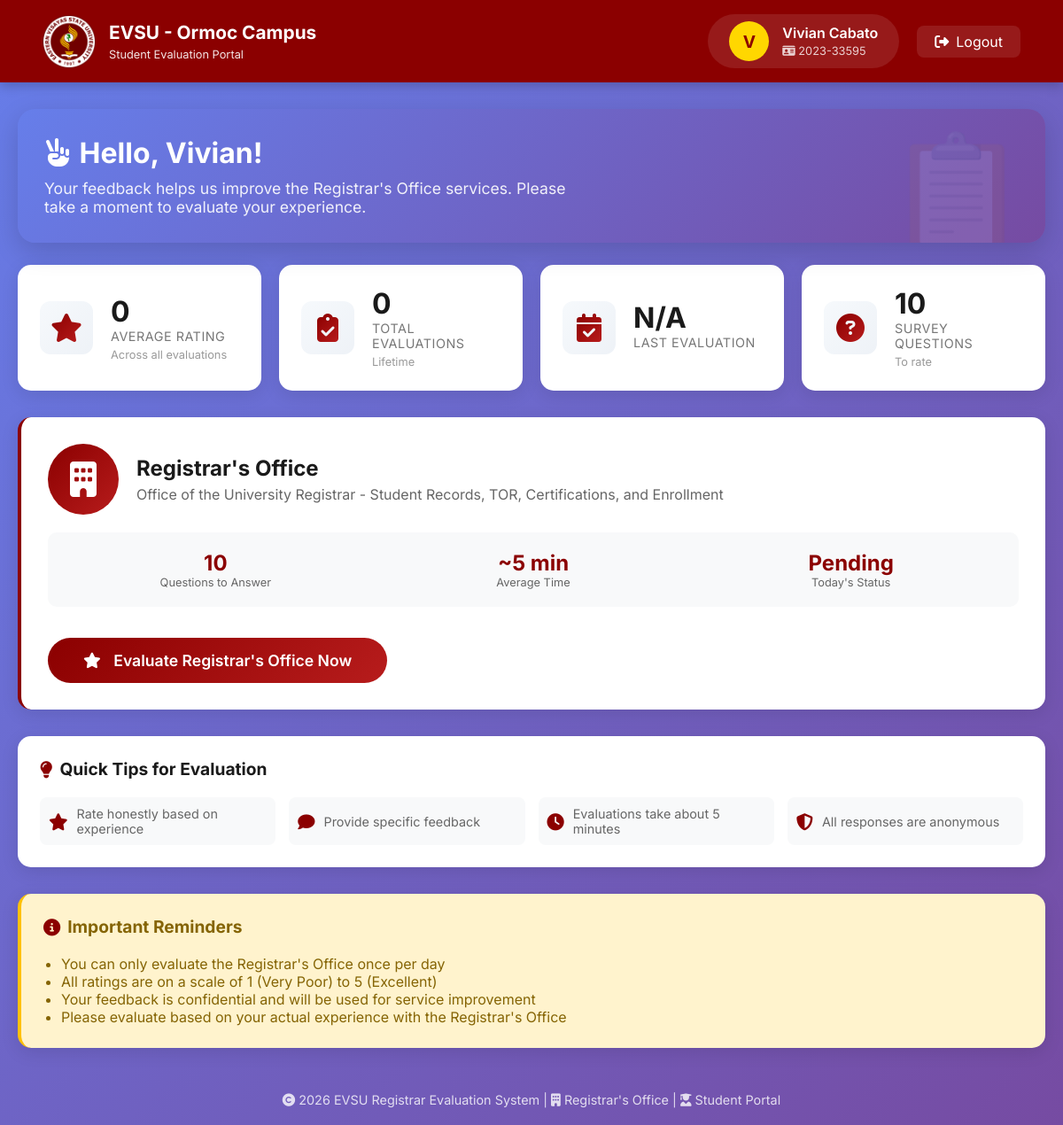
Page /student/index.php (signed in) on the committed database.
### tables this page shows
CREATE TABLE `users` (
  `id` int(11) NOT NULL,
  `username` varchar(50) NOT NULL,
  `password` varchar(255) NOT NULL,
  `email` varchar(100) NOT NULL,
  `role` enum('student','admin','registrar') DEFAULT 'student',
  `student_id` varchar(50) DEFAULT NULL,
  `fullname` varchar(100) DEFAULT NULL,
  `profile_picture` varchar(255) DEFAULT NULL,
  `is_active` tinyint(1) DEFAULT 1,
  `created_at` timestamp NOT NULL DEFAULT current_timestamp(),
  `last_login` timestamp NULL DEFAULT NULL,
  `email_verified` tinyint(1) DEFAULT 0,
  `verification_token` varchar(64) DEFAULT NULL,
  `verification_sent_at` timestamp NULL DEFAULT NULL,
  `verification_expires_at` timestamp NULL DEFAULT NULL,
  `updated_at` timestamp NULL DEFAULT NULL,
  `mojoauth_id` varchar(255) DEFAULT NULL,
  `enrollment_status` enum('enrolled','graduated','inactive') DEFAULT 'enrolled',
  `last_enrolled` date DEFAULT NULL
);

### includes/functions.php (called while the page is built, shortened)
<?php
require_once 'config.php';
class Functions {
    private $conn;
    public function __construct() {
        global $conn;
        $this->conn = $conn;
    }
    private function tableExists($table_name) {
        $result = $this->conn->query("SHOW TABLES LIKE '{$table_name}'");
        return $result && $result->num_rows > 0;
    }
public function getRegistrarOffice() {
    if (!$this->tableExists('offices')) {
        $this->createOfficesTable();
    }
    $result = $this->conn->query("SELECT * FROM offices WHERE LOWER(name) LIKE '%registrar%' AND status = 'active' LIMIT 1");
    if ($result && $result->num_rows > 0) {
        return $result->fetch_assoc();
    }
    $name = "Registrar's Office";
    $description = "Office of the University Registrar - Student Records, TOR, Certifications, and Enrollment";
    $stmt = $this->conn->prepare("INSERT INTO offices (name, description, status) VALUES (?, ?, 'active')");
    $stmt->bind_param("ss", $name, $description);
    $stmt->execute();
    $id = $stmt->insert_id;
    return [
        'id' => $id,
        'name' => $name,
        'description' => $description,
        'status' => 'active'
    ];
}
    public function getRegistrarQuestions() {
        $registrar = $this->getRegistrarOffice();
        $office_id = $registrar['id'];
        if (!$this->tableExists('survey_questions')) {
            $this->createSurveyQuestionsTable();
            $this->createRegistrarQuestions($office_id);
        }
        $stmt = $this->conn->prepare("
            SELECT DISTINCT id, question_text, question_type, category, display_order, is_active
            FROM survey_questions
            WHERE office_id = ? AND is_active = 1
            ORDER BY display_order, id
        ");
        $stmt->bind_param("i", $office_id);
        $stmt->execute();
        $result = $stmt->get_result();
        $questions = [];
        $seen_questions = [];
        while ($row = $result->fetch_assoc()) {
            if (!in_array($row['question_text'], $seen_questions)) {
                $questions[] = $row;
                $seen_questions[] = $row['question_text'];
            }
        }
        return $questions;
    }
    public function hasUserEvaluatedToday($user_id, $office_id = null) {
        if (!$this->tableExists('responses')) {
            return false;
        }
        $today = date('Y-m-d');
        $stmt = $this->conn->prepare("
            SELECT COUNT(DISTINCT CONCAT(user_id, '-', DATE(submitted_at))) as count
            FROM responses
            WHERE user_id = ? AND office_id = ? AND DATE(submitted_at) = ?
        ");
        $stmt->bind_param("iis", $user_id, $office_id, $today);
        $stmt->execute();
        $result = $stmt->get_result()->fetch_assoc();
        return isset($result['count']) && $result['count'] > 0;
    }
    public function getUserRegistrarEvaluations($user_id) {
        $registrar = $this->getRegistrarOffice();
        $office_id = $registrar['id'];
        if (!$this->tableExists('responses')) {
            return array();
        }
        $stmt = $this->conn->prepare("
            SELECT r.*, o.name as office_name
            FROM responses r
            JOIN offices o ON r.office_id = o.id
            WHERE r.user_id = ? AND r.office_id = ?
            ORDER BY r.submitted_at DESC
        ");
        $stmt->bind_param("ii", $user_id, $office_id);
        $stmt->execute();
        $result = $stmt->get_result();
        return $result ? $result->fetch_all(MYSQLI_ASSOC) : array();
    }
}
?>

### student/index.php (the view, shortened to what this page needs)
<?php
require_once '../includes/functions.php';
$conn = getDB();
$functions = new Functions();
$user_id = $_SESSION['user_id'];
$stmt = $conn->prepare("SELECT id, username, email, role, student_id, fullname, profile_picture, is_active, created_at, last_login FROM users WHERE id = ?");
$stmt->bind_param("i", $user_id);
$stmt->execute();
$result = $stmt->get_result();
$user = $result->fetch_assoc();
$registrar = $functions->getRegistrarOffice();
$office_id = $registrar['id'];
$evaluated_today = $functions->hasUserEvaluatedToday($user_id, $office_id);
$evaluation_history = $functions->getUserRegistrarEvaluations($user_id);
$stats = [
    'total_evaluations' => count($evaluation_history),
    'last_evaluation' => !empty($evaluation_history) ? $evaluation_history[0]['submitted_at'] : null,
    'average_rating' => 0
];
$questions = $functions->getRegistrarQuestions();
$total_questions = count($questions);
?>
<!DOCTYPE html>
<html lang="en">
<head>
    <link rel="stylesheet" href="https://cdnjs.cloudflare.com/ajax/libs/font-awesome/6.4.0/css/all.min.css">
</head>
<body>
    <header class="evsu-header">
        <div class="header-container">
            <div class="logo-section">
                <img src="../images/EVSU_Official_Logo.png" alt="EVSU Logo">
                <div class="title-section">
                    <h1>EVSU - Ormoc Campus</h1>
                    <div class="subtitle">Student Evaluation Portal</div>
                </div>
            </div>
            <div class="header-right">
                <div class="user-info">
                    <a href="profile.php" class="user-avatar-link">
                    <div class="user-avatar">
    <?php
        if (!empty($user['profile_picture']) && file_exists('../uploads/profile_pictures/' . $user['profile_picture'])):
    ?>
        <img src="../uploads/profile_pictures/<?php echo $user['profile_picture']; ?>" alt="Profile" style="width: 100%; height: 100%; object-fit: cover; border-radius: 50%;">
    <?php else: ?>
        <?php echo strtoupper(substr($user['fullname'] ?? $user['username'] ?? 'S', 0, 1)); ?>
    <?php endif; ?>
</div>
                    </a>
                    <div class="user-details">
                        <div class="user-name">
                            <a href="profile.php" class="profile-link"><?php echo htmlspecialchars($user['fullname'] ?? $user['username']); ?></a>
                        </div>
                        <div class="user-role">
                            <i class="fas fa-id-card"></i>
                            <?php echo htmlspecialchars($user['student_id'] ?? 'Student'); ?>
                        </div>
                    </div>
                </div>
                <a href="../logout.php" class="logout-link" onclick="return confirm('Are you sure you want to logout?');">
                    <i class="fas fa-sign-out-alt"></i> Logout
                </a>
            </div>
        </div>
    </header>
    <div class="main-container">
        <div class="welcome-card">
            <h2>
                <i class="fas fa-hand-peace"></i>
                Hello, <?php echo htmlspecialchars(explode(' ', ($user['fullname'] ?? $user['username']))[0]); ?>!
            </h2>
            <p>Your feedback helps us improve the Registrar's Office services. Please take a moment to evaluate your experience.</p>
        </div>
        <div class="stats-grid">
            <div class="stat-card">
                <div class="stat-icon">
                    <i class="fas fa-star"></i>
                </div>
                <div class="stat-content">
                    <div class="stat-value"><?php echo $stats['average_rating'] ?? '0.0'; ?></div>
                    <div class="stat-label">Average Rating</div>
                    <div class="stat-sub">Across all evaluations</div>
                </div>
            </div>
            <div class="stat-card">
                <div class="stat-icon">
                    <i class="fas fa-clipboard-check"></i>
                </div>
                <div class="stat-content">
                    <div class="stat-value"><?php echo $stats['total_evaluations']; ?></div>
                    <div class="stat-label">Total Evaluations</div>
                    <div class="stat-sub">Lifetime</div>
                </div>
            </div>
            <div class="stat-card">
                <div class="stat-icon">
                    <i class="fas fa-calendar-check"></i>
                </div>
                <div class="stat-content">
                    <div class="stat-value"><?php echo $stats['last_evaluation'] ? date('M d', strtotime($stats['last_evaluation'])) : 'N/A'; ?></div>
                    <div class="stat-label">Last Evaluation</div>
                </div>
            </div>
            <div class="stat-card">
                <div class="stat-icon">
                    <i class="fas fa-question-circle"></i>
                </div>
                <div class="stat-content">
                    <div class="stat-value"><?php echo $total_questions; ?></div>
                    <div class="stat-label">Survey Questions</div>
                    <div class="stat-sub">To rate</div>
                </div>
            </div>
        </div>
        <div class="registrar-card">
            <div class="registrar-header">
                <div class="registrar-icon">
                    <i class="fas fa-building"></i>
                </div>
                <div class="registrar-title">
                    <h3>Registrar's Office</h3>
                    <p>Office of the University Registrar - Student Records, TOR, Certifications, and Enrollment</p>
                </div>
            </div>
            <div class="registrar-stats">
                <div class="registrar-stat">
                    <div class="value"><?php echo $total_questions; ?></div>
                    <div class="label">Questions to Answer</div>
                </div>
                <div class="registrar-stat">
                    <div class="value">~5 min</div>
                    <div class="label">Average Time</div>
                </div>
                <div class="registrar-stat">
                    <div class="value"><?php echo $evaluated_today ? 'Done' : 'Pending'; ?></div>
                    <div class="label">Today's Status</div>
                </div>
            </div>
            <?php if ($evaluated_today): ?>
                <div class="alert alert-success">
                    <i class="fas fa-check-circle fa-lg"></i>
                    <div>
                        <strong>You've already evaluated today!</strong><br>
                        Thank you for your feedback. You can submit another evaluation tomorrow.
                    </div>
                </div>
                <a href="#" class="evaluate-btn" style="opacity: 0.7; cursor: not-allowed;" onclick="return false;">
                    <i class="fas fa-check-circle"></i> Already Evaluated Today
                </a>
            <?php else: ?>
                <a href="javascript:void(0)" class="evaluate-btn" id="showServiceBtn">
                    <i class="fas fa-star"></i> Evaluate Registrar's Office Now
                </a>
            <?php endif; ?>
        </div>
        <div class="info-card">
            <h3>
                <i class="fas fa-lightbulb"></i>
                Quick Tips for Evaluation
            </h3>
            <div class="tips-grid">
                <div class="tip-item">
                    <i class="fas fa-star"></i>
                    <span>Rate honestly based on experience</span>
                </div>
                <div class="tip-item">
                    <i class="fas fa-comment"></i>
                    <span>Provide specific feedback</span>
                </div>
                <div class="tip-item">
                    <i class="fas fa-clock"></i>
                    <span>Evaluations take about 5 minutes</span>
                </div>
                <div class="tip-item">
                    <i class="fas fa-shield-alt"></i>
                    <span>All responses are anonymous</span>
                </div>
            </div>
        </div>
        <div class="info-card" style="background: #fff3cd; border-left: 4px solid #ffc107;">
            <h3 style="color: #856404;">
                <i class="fas fa-info-circle"></i>
                Important Reminders
            </h3>
            <ul style="margin-left: 20px; color: #856404;">
                <li>You can only evaluate the Registrar's Office once per day</li>
                <li>All ratings are on a scale of 1 (Very Poor) to 5 (Excellent)</li>
                <li>Your feedback is confidential and will be used for service improvement</li>
                <li>Please evaluate based on your actual experience with the Registrar's Office</li>
            </ul>
        </div>
    </div>
    <footer class="footer">
        <p>
            <i class="fas fa-copyright"></i> <?php echo date('Y'); ?> EVSU Registrar Evaluation System |
            <i class="fas fa-building"></i> Registrar's Office |
            <i class="fas fa-user-graduate"></i> Student Portal
        </p>
    </footer>
</body>
</html>

### rows in the picture
users: fullname "V", fullname "Vivian Cabato", student "2023-33595", fullname "Vivian"

### other values in the picture
$stats['average_rating'] "0"
$stats['total_evaluations'] "0"
$total_questions "10"
